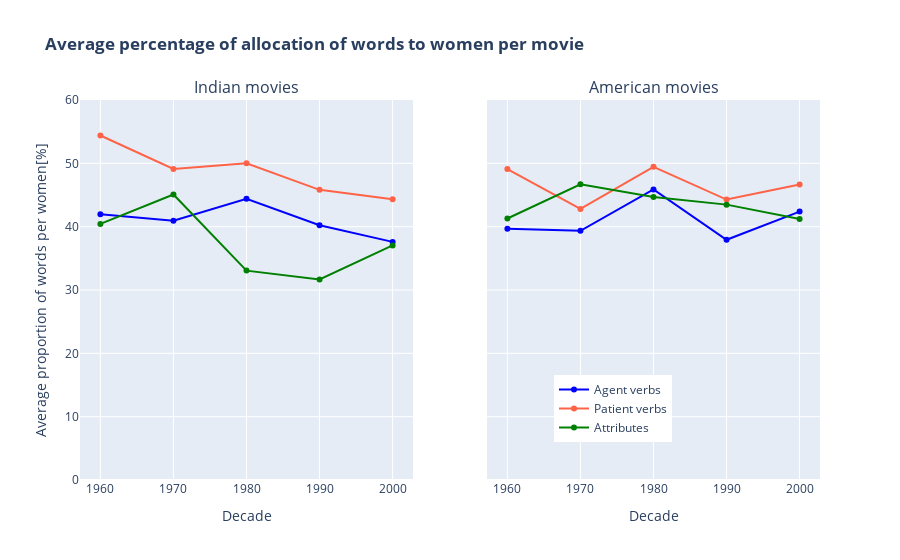

Source (notebook cell):
### Code cell
indian_grp = indian_la.groupby(['decade']) 
american_grp = american_la.groupby(['decade']) 


# Initialize figure
fig = make_subplots(rows=1, cols=2, shared_xaxes = True, shared_yaxes = True, subplot_titles = ["Indian movies", "American movies"])

fig.update_xaxes(title_text="Decade", row=1, col=1)
fig.update_xaxes(title_text="Decade", row=1, col=2)

fig.update_yaxes(range=[0,60])

fig.add_trace(
    go.Scatter(name="Agent verbs", x = decades, y = indian_grp.apply(lambda x : (100 * (x['agent_woman']/x['nb_women'])/(x['agent_man']/x['nb_men'] + x['agent_woman']/x['nb_women'])).mean()),
                line=dict(width=2, color='blue'), marker=dict(color='blue')), row = 1, col = 1   
)

fig.add_trace(
    go.Scatter(name="Agent verbs", x = decades, y = american_grp.apply(lambda x : (100 * (x['agent_woman']/x['nb_women'])/(x['agent_man']/x['nb_men'] + x['agent_woman']/x['nb_women'])).mean()),
                showlegend=False, line=dict(width=2, color='blue'), marker=dict(color='blue')), row = 1, col = 2 
)

fig.add_trace(
    go.Scatter(name="Patient verbs", x = decades, y = indian_grp.apply(lambda x : (100 * (x['patient_woman']/x['nb_women'])/(x['patient_man']/x['nb_men'] + x['patient_woman']/x['nb_women'])).mean()),
                line=dict(width=2, color='tomato'), marker=dict(color='tomato')), row = 1, col = 1
)

fig.add_trace(
    go.Scatter(name="Patient verbs", x = decades, y = american_grp.apply(lambda x : (100 * (x['patient_woman']/x['nb_women'])/(x['patient_man']/x['nb_men'] + x['patient_woman']/x['nb_women'])).mean()),
                showlegend=False, line=dict(width=2, color='tomato'), marker=dict(color='tomato')), row = 1, col = 2
)

fig.add_trace(
    go.Scatter(name="Attributes", x = decades, y = indian_grp.apply(lambda x : (100 * (x['attributes_woman']/x['nb_women'])/(x['attributes_man']/x['nb_men'] + x['attributes_woman']/x['nb_women'])).mean()),
                line=dict(width=2, color='green'), marker=dict(color='green')), row = 1, col = 1
)

fig.add_trace(
    go.Scatter(name="Attributes", x = decades, y = american_grp.apply(lambda x : (100 * (x['attributes_woman']/x['nb_women'])/(x['attributes_man']/x['nb_men'] + x['attributes_woman']/x['nb_women'])).mean()),
                showlegend=False, line=dict(width=2, color='green'), marker=dict(color='green')), row = 1, col = 2
)


#Show by default all types of words (agent/patient verbs + attributes)
for i in range(len(fig.data)):
    fig.data[i].visible = True 


# Add dropdown list
fig.update_layout(
    yaxis_title = "Average proportion of words per women[%]",
    xaxis_title = "Decade",
    title_text = "<b>Average percentage of allocation of words to women per movie",

    legend=dict(
        yanchor="bottom",
        y=0.1,
        xanchor="right",
        x=0.8
    )
)

fig.show()

FIG_NAME = 'word_proportion_geograph.html'

pio.write_html(fig, file = HTML_PATH + FIG_NAME, auto_open=False)

### Figure 1 — Plotly figure (JSON) as saved in the notebook; plotly's stock layout.template omitted (floating-point values rounded to 4 significant figures)
{"data": [{"line": {"color": "blue", "width": 2}, "marker": {"color": "blue"}, "name": "Agent verbs", "type": "scatter", "visible": true, "x": [1960, 1970, 1980, 1990, 2000], "xaxis": "x", "y": [41.95, 40.95, 44.39, 40.21, 37.6], "yaxis": "y"}, {"line": {"color": "blue", "width": 2}, "marker": {"color": "blue"}, "name": "Agent verbs", "showlegend": false, "type": "scatter", "visible": true, "x": [1960, 1970, 1980, 1990, 2000], "xaxis": "x2", "y": [39.65, 39.36, 45.88, 37.93, 42.38], "yaxis": "y2"}, {"line": {"color": "tomato", "width": 2}, "marker": {"color": "tomato"}, "name": "Patient verbs", "type": "scatter", "visible": true, "x": [1960, 1970, 1980, 1990, 2000], "xaxis": "x", "y": [54.4, 49.12, 50.01, 45.82, 44.33], "yaxis": "y"}, {"line": {"color": "tomato", "width": 2}, "marker": {"color": "tomato"}, "name": "Patient verbs", "showlegend": false, "type": "scatter", "visible": true, "x": [1960, 1970, 1980, 1990, 2000], "xaxis": "x2", "y": [49.1, 42.8, 49.46, 44.28, 46.67], "yaxis": "y2"}, {"line": {"color": "green", "width": 2}, "marker": {"color": "green"}, "name": "Attributes", "type": "scatter", "visible": true, "x": [1960, 1970, 1980, 1990, 2000], "xaxis": "x", "y": [40.44, 45.08, 33.06, 31.65, 37.04], "yaxis": "y"}, {"line": {"color": "green", "width": 2}, "marker": {"color": "green"}, "name": "Attributes", "showlegend": false, "type": "scatter", "visible": true, "x": [1960, 1970, 1980, 1990, 2000], "xaxis": "x2", "y": [41.29, 46.69, 44.69, 43.48, 41.22], "yaxis": "y2"}], "layout": {"annotations": [{"font": {"size": 16}, "showarrow": false, "text": "Indian movies", "x": 0.225, "xanchor": "center", "xref": "paper", "y": 1, "yanchor": "bottom", "yref": "paper"}, {"font": {"size": 16}, "showarrow": false, "text": "American movies", "x": 0.775, "xanchor": "center", "xref": "paper", "y": 1, "yanchor": "bottom", "yref": "paper"}], "legend": {"x": 0.8, "xanchor": "right", "y": 0.1, "yanchor": "bottom"}, "title": {"text": "<b>Average percentage of allocation of words to women per movie"}, "xaxis": {"anchor": "y", "domain": [0, 0.45], "title": {"text": "Decade"}}, "xaxis2": {"anchor": "y2", "domain": [0.55, 1], "title": {"text": "Decade"}}, "yaxis": {"anchor": "x", "domain": [0, 1], "range": [0, 60], "title": {"text": "Average proportion of words per women[%]"}}, "yaxis2": {"anchor": "x2", "domain": [0, 1], "matches": "y", "range": [0, 60], "showticklabels": false}}}
